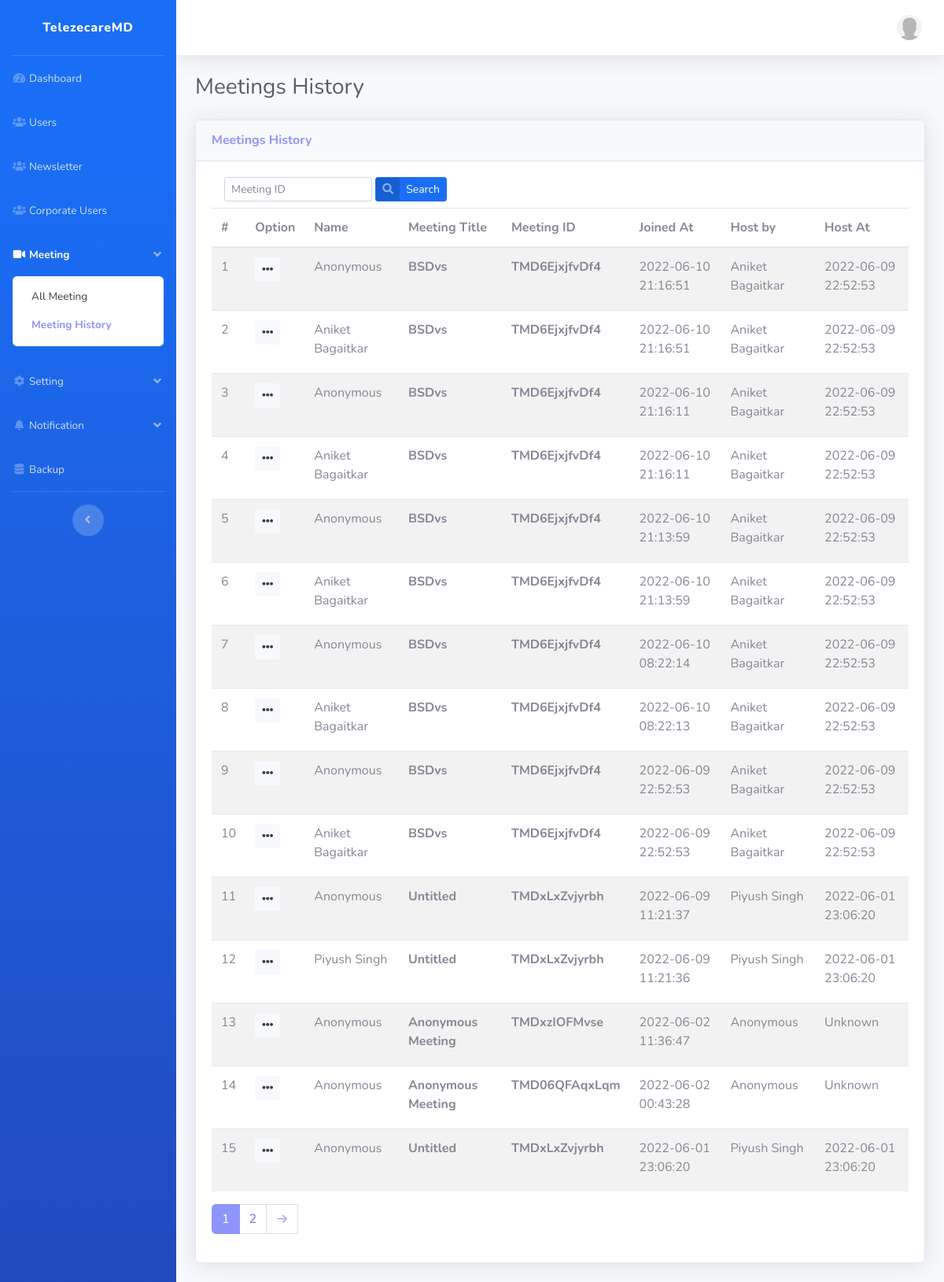
The page /admin/meeting_history/ on the database its author committed.
### tables this page shows
CREATE TABLE `meeting_history` (
  `meeting_history_id` int(11) NOT NULL,
  `meeting_code` varchar(250) NOT NULL,
  `nick_name` varchar(250) DEFAULT 'No-name',
  `user_id` int(11) NOT NULL DEFAULT 0,
  `joined_at` datetime NOT NULL DEFAULT current_timestamp(),
  `remarks` text DEFAULT NULL
);

CREATE TABLE `meeting` (
  `meeting_id` int(11) NOT NULL,
  `meeting_title` varchar(250) DEFAULT NULL,
  `meeting_code` varchar(250) NOT NULL,
  `is_opened` varchar(255) DEFAULT NULL,
  `scheduled_at` datetime DEFAULT NULL,
  `user_id` int(11) NOT NULL DEFAULT 0,
  `created_at` datetime NOT NULL DEFAULT current_timestamp(),
  `remarks` text DEFAULT NULL,
  `set_timezone` varchar(500) DEFAULT NULL,
  `for_web` varchar(500) DEFAULT NULL
);

CREATE TABLE `user` (
  `user_id` int(11) NOT NULL,
  `name` longtext DEFAULT NULL,
  `email` longtext NOT NULL,
  `password` longtext NOT NULL,
  `gender` varchar(20) DEFAULT '1',
  `role` varchar(100) DEFAULT NULL,
  `token` mediumtext DEFAULT NULL,
  `join_date` datetime DEFAULT NULL,
  `last_login` datetime DEFAULT NULL,
  `deactivate_reason` mediumtext DEFAULT NULL,
  `status` int(10) NOT NULL DEFAULT 1,
  `phone` varchar(250) DEFAULT NULL,
  `dob` date DEFAULT '0000-00-00',
  `meeting_code` varchar(250) NOT NULL,
  `firebase_auth_uid` varchar(250) DEFAULT NULL,
  `login_status` varchar(20) DEFAULT NULL,
  `admin_verifcation` varchar(25) DEFAULT NULL,
  `is_corporate` int(11) NOT NULL DEFAULT 0,
  `profile` varchar(250) DEFAULT NULL,
  `created_at` datetime NOT NULL DEFAULT current_timestamp()
);

### application/controllers/Admin.php (called while the page is built, shortened)
<?php
class Admin extends CI_Controller {
    function meeting_history($param1 = '', $param2 = ''){
        $meeting_code           = $this->input->get('meeting_code');
        $search_string = '';
        $total_rows     = $this->common_model->get_meeting_history_num_rows($meeting_code);
        $config                     = $this->common_model->pagination();
        $config["base_url"]         = base_url() . "admin/meeting_history?".$search_string;
        $config["total_rows"]       = $total_rows;
        $config["per_page"]         = 15;
        $config["uri_segment"]      = 3;
        $config['page_query_string']= TRUE;
        $this->pagination->initialize($config);
        $data['last_row_num']       =  $this->uri->segment(3);
        $page                       = ($this->input->get('per_page') !="" || $this->input->get('per_page') !=NULL) ? $this->input->get('per_page') : 0;
        $data["meeting_histories"]  = $this->common_model->get_meeting_history($meeting_code,$config["per_page"], $page);
        $data["links"]              = $this->pagination->create_links();
        $data['total_rows']         = $config["total_rows"];
        $data['page_name']          = 'meeting_history';
        $data['page_title']         = 'Meetings History';
        $this->load->view('admin/index', $data);
    }
}

### index.php (called while the page is built, shortened)
<?php
require_once BASEPATH.'core/CodeIgniter.php';

### application/config/config.php (called while the page is built, shortened)
<?php
$config['base_url'] = ((isset($_SERVER['HTTPS']) && $_SERVER['HTTPS'] == "on") ? "https" : "http");
$config['base_url'] .= "://".$_SERVER['HTTP_HOST'];
$config['base_url'] .= str_replace(basename($_SERVER['SCRIPT_NAME']),"",$_SERVER['SCRIPT_NAME']);
$config['index_page'] = '';
$config['uri_protocol']	= 'REQUEST_URI';
$config['url_suffix'] = '.html';
$config['language']	= 'english';
$config['charset'] = 'UTF-8';
$config['enable_hooks'] = FALSE;
$config['subclass_prefix'] = 'MY_';
$config['composer_autoload'] = FALSE;
$config['permitted_uri_chars'] = 'a-z 0-9~%.:_\-';
$config['allow_get_array'] = TRUE;
$config['enable_query_strings'] = FALSE;
$config['controller_trigger'] = 'c';
$config['function_trigger'] = 'm';
$config['directory_trigger'] = 'd';
$config['log_threshold'] = 0;
$config['log_path'] = '';
$config['log_file_extension'] = '';
$config['log_file_permissions'] = 0644;
$config['log_date_format'] = 'Y-m-d H:i:s';
$config['error_views_path'] = '';
$config['cache_path'] = '';
$config['cache_query_string'] = FALSE;
$config['encryption_key'] = '34ef7333f63298c';
$config['sess_driver'] 				= 'database';
$config['sess_cookie_name'] 		= 'ci_session';
$config['sess_expiration'] 			= 7200;
$config['sess_save_path'] 			= 'ci_sessions';
$config['sess_match_ip'] 			= FALSE;
$config['sess_time_to_update'] 		= 300;
$config['sess_regenerate_destroy'] 	= FALSE;
$config['cookie_prefix']	= '';
$config['cookie_domain']	= '';
$config['cookie_path']		= '/';
$config['cookie_secure']	= FALSE;
$config['cookie_httponly'] 	= FALSE;
$config['standardize_newlines'] = FALSE;
$config['global_xss_filtering'] = FALSE;
$config['csrf_protection'] = FALSE;
$config['csrf_token_name'] = 'csrf_test_name';
$config['csrf_cookie_name'] = 'csrf_cookie_name';
$config['csrf_expire'] = 7200;
$config['csrf_regenerate'] = TRUE;
$config['csrf_exclude_uris'] = array();
$config['compress_output'] = FALSE;
$config['time_reference'] = 'local';
$config['rewrite_short_tags'] = FALSE;
$config['proxy_ips'] = '';

### application/views/admin/meeting_history.php (the view, shortened to what this page needs)
<div class="card shadow mb-4">
    <div class="card-header py-3">
      <h6 class="m-0 font-weight-bold text-primary"><?php echo $page_title;?></h6>
    </div>
    <div class="card-body">
        <div class="row">
            <div class="col-sm-12">
                <div class="row">
                    <div class="col-md-12">
                        <form class="form-inline " method="get" action="<?php echo base_url('admin/meeting_history') ?>">
                            <div class="form-group mx-sm-3 mb-2">
                                <input type="text" name="meeting_code" value="<?php if(isset($meeting_code)){ echo $meeting_code;} ?>" class="form-control form-control-sm" id="title" placeholder="Meeting ID">&nbsp;
                                <button type="submit" class="btn btn-primary btn-sm btn-icon-split">
                                    <span class="icon text-white-50"><i class="fa fa-search"></i></span>
                                    <span class="text">Search</span>
                                </button>
                            </div>
                        </form>
                    </div>
                </div>
                <table class="table table-striped">
                    <thead>
                        <tr>
                            <th>#</th>
                            <th>Option</th>
                            <th>Name</th>
                            <th>Meeting Title</th>
                            <th>Meeting ID</th>
                            <th>Joined At</th>
                            <th>Host by</th>
                            <th>Host At</th>
                        </tr>
                    </thead>
                    <tbody>
                        <?php $sl = 1;
                            foreach ($meeting_histories as $meeting):
                            $meeting_info = $this->common_model->get_meeting_info($meeting['meeting_code']);
                        ?>
                        <tr id='row_<?php echo $meeting['meeting_id'];?>'>
                            <td><?php echo $sl++;?></td>
                            <td>
                                <div class="dropdown no-arrow mb-4">
                                    <button class="btn btn-light btn-sm dropdown-toggle" type="button" id="dropdownMenuButton" data-toggle="dropdown" aria-haspopup="true" aria-expanded="false"><i class="fa fa-ellipsis-h" aria-hidden="true"></i></button>
                                </div>
                            </td>
                            <td><?php echo $this->common_model->get_name_by_id($meeting['user_id']);?></td>
                            <td><strong><?php echo $meeting_info->meeting_title;?></strong></td>
                            <td><strong><?php echo $meeting['meeting_code'];?></strong></td>
                            <td><?php echo $meeting['joined_at'];?></td>
                            <td><?php echo $this->common_model->get_name_by_id($meeting_info->user_id);?></td>
                            <td><?php echo $meeting_info->created_at;?></td>
                        </tr>
                        <?php endforeach;?>
                    </tbody>
                </table>
                <?php echo $links; ?>
            </div>
        </div>
    </div>
</div>

### rows shown on the page
meeting_history: user "Anonymous", meeting.meeting_title "BSDvs", meeting_code "TMD6EjxjfvDf4", joined_at "2022-06-10 21:16:51", meeting.user_id "Aniket Bagaitkar", meeting.created_at "2022-06-09 22:52:53"
meeting_history: name_by_id "Aniket Bagaitkar", meeting.meeting_title "BSDvs", meeting_code "TMD6EjxjfvDf4", joined_at "2022-06-10 21:16:51", user_id "Aniket Bagaitkar", meeting.created_at "2022-06-09 22:52:53"
meeting_history: user "Anonymous", meeting.meeting_title "BSDvs", meeting_code "TMD6EjxjfvDf4", joined_at "2022-06-10 21:16:11", user_id "Aniket Bagaitkar", meeting.created_at "2022-06-09 22:52:53"
meeting_history: name_by_id "Aniket Bagaitkar", meeting.meeting_title "BSDvs", meeting_code "TMD6EjxjfvDf4", joined_at "2022-06-10 21:16:11", user_id "Aniket Bagaitkar", meeting.created_at "2022-06-09 22:52:53"
meeting_history: user "Anonymous", meeting.meeting_title "BSDvs", meeting_code "TMD6EjxjfvDf4", joined_at "2022-06-10 21:13:59", user_id "Aniket Bagaitkar", meeting.created_at "2022-06-09 22:52:53"
meeting_history: name_by_id "Aniket Bagaitkar", meeting.meeting_title "BSDvs", meeting_code "TMD6EjxjfvDf4", joined_at "2022-06-10 21:13:59", user_id "Aniket Bagaitkar", meeting.created_at "2022-06-09 22:52:53"
meeting_history: user "Anonymous", meeting.meeting_title "BSDvs", meeting_code "TMD6EjxjfvDf4", joined_at "2022-06-10 08:22:14", user_id "Aniket Bagaitkar", meeting.created_at "2022-06-09 22:52:53"
meeting_history: name_by_id "Aniket Bagaitkar", meeting.meeting_title "BSDvs", meeting_code "TMD6EjxjfvDf4", joined_at "2022-06-10 08:22:13", user_id "Aniket Bagaitkar", meeting.created_at "2022-06-09 22:52:53"
meeting_history: user "Anonymous", meeting.meeting_title "BSDvs", meeting_code "TMD6EjxjfvDf4", joined_at "2022-06-09 22:52:53", user_id "Aniket Bagaitkar", meeting.created_at "2022-06-09 22:52:53"
meeting_history: name_by_id "Aniket Bagaitkar", meeting.meeting_title "BSDvs", meeting_code "TMD6EjxjfvDf4", joined_at "2022-06-09 22:52:53", user_id "Aniket Bagaitkar", meeting.created_at "2022-06-09 22:52:53"
meeting_history: user "Anonymous", meeting.meeting_title "Untitled", meeting_code "TMDxLxZvjyrbh", joined_at "2022-06-09 11:21:37", meeting.user_id "Piyush Singh", meeting.created_at "2022-06-01 23:06:20"
meeting_history: name_by_id "Piyush Singh", meeting.meeting_title "Untitled", meeting_code "TMDxLxZvjyrbh", joined_at "2022-06-09 11:21:36", user_id "Piyush Singh", meeting.created_at "2022-06-01 23:06:20"
meeting_history: user "Anonymous", meeting_title "Anonymous Meeting", meeting_code "TMDxzIOFMvse", joined_at "2022-06-02 11:36:47", created_at "Unknown"
meeting_history: user "Anonymous", meeting_title "Anonymous Meeting", meeting_code "TMD06QFAqxLqm", joined_at "2022-06-02 00:43:28", created_at "Unknown"
meeting_history: user "Anonymous", meeting.meeting_title "Untitled", meeting_code "TMDxLxZvjyrbh", joined_at "2022-06-01 23:06:20", user_id "Piyush Singh", meeting.created_at "2022-06-01 23:06:20"

### other values the page prints
$page_title "Meetings History"
$links "1 2 →"
